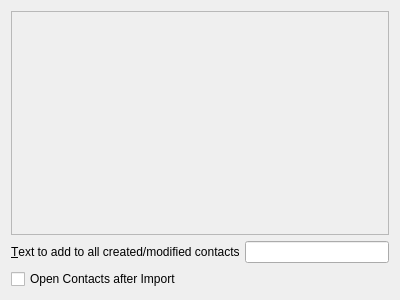
<?xml version="1.0" encoding="UTF-8"?>
<ui version="4.0">
 <class>ContactsImportPage</class>
 <widget class="QWidget" name="ContactsImportPage">
  <property name="geometry">
   <rect>
    <x>0</x>
    <y>0</y>
    <width>400</width>
    <height>300</height>
   </rect>
  </property>
  <layout class="QVBoxLayout" name="verticalLayout">
   <item>
    <widget class="QScrollArea" name="scrollArea">
     <property name="widgetResizable">
      <bool>true</bool>
     </property>
     <widget class="QWidget" name="scrollAreaWidgetContents">
      <property name="geometry">
       <rect>
        <x>0</x>
        <y>0</y>
        <width>386</width>
        <height>233</height>
       </rect>
      </property>
      <layout class="QVBoxLayout" name="mainLayout"/>
     </widget>
    </widget>
   </item>
   <item>
    <layout class="QHBoxLayout" name="horizontalLayout">
     <item>
      <widget class="QLabel" name="label">
       <property name="text">
        <string>&amp;Text to add to all created/modified contacts</string>
       </property>
       <property name="buddy">
        <cstring>lineEdit</cstring>
       </property>
      </widget>
     </item>
     <item>
      <widget class="QLineEdit" name="lineEdit"/>
     </item>
    </layout>
   </item>
   <item>
    <widget class="QCheckBox" name="cbOpenContacts">
     <property name="text">
      <string>Open Contacts after Import</string>
     </property>
    </widget>
   </item>
  </layout>
 </widget>
 <resources/>
 <connections/>
</ui>
